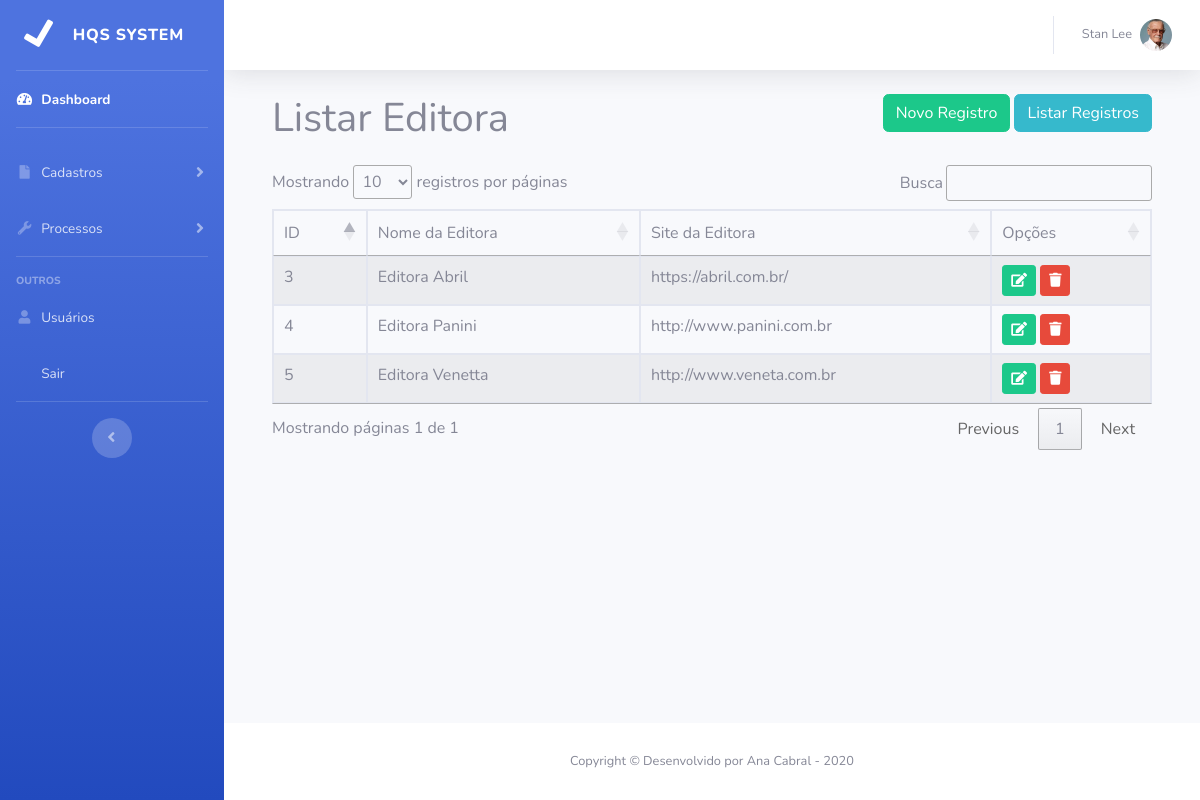
/admin/listar/editora (signed in), run on the app's committed database.
### tables this page shows
CREATE TABLE `editora` (
  `id` int(11) NOT NULL,
  `nome` varchar(50) NOT NULL,
  `site` varchar(150) NOT NULL
);

### admin/listar/editora.php (the view, shortened to what this page needs)
<div class="container">
	<h1 class="float-left">Listar Editora</h1>
	<div class="float-right">
		<a href="cadastro/editora" class="btn btn-success">Novo Registro</a>
		<a href="listar/editora" class="btn btn-info">Listar Registros</a>
	</div>
	<div class="clearfix"></div>
	<table class="table table-striped table-bordered table-hover" id="tabela">
		<thead>
			<tr>
				<td>ID</td>
				<td>Nome da Editora</td>
				<td>Site da Editora</td>
				<td>Opções</td>
			</tr>
		</thead>
		<tbody>
			<?php
				$sql = "select * from editora
				order by nome";
				$consulta = $pdo->prepare($sql);
				$consulta->execute();
				while ( $dados = $consulta->fetch(PDO::FETCH_OBJ) ) {
					$id 	= $dados->id;
					$nome 	= $dados->nome;
					$site 	= $dados->site;
					echo '<tr>
						<td>'.$id.'</td>
						<td>'.$nome.'</td>
						<td>'.$site.'</td>
						<td>
							<a href="cadastro/editora/'.$id.'" class="btn btn-success btn-sm">
								<i class="fas fa-edit"></i>
							</a>
							<a href="javascript:excluir('.$id.')" class="btn btn-danger btn-sm">
								<i class="fas fa-trash"></i>
							</a>
						</td>
					</tr>';
				}
			?>
		</tbody>
	</table>
</div>

### data on the page
editora: id "3", nome "Editora Abril", site "https://abril.com.br/"
editora: id "4", nome "Editora Panini", site "http://www.panini.com.br"
editora: id "5", nome "Editora Venetta", site "http://www.veneta.com.br"

### other printed values
$_SESSION["hqs"]["nome"] "Stan Lee"
